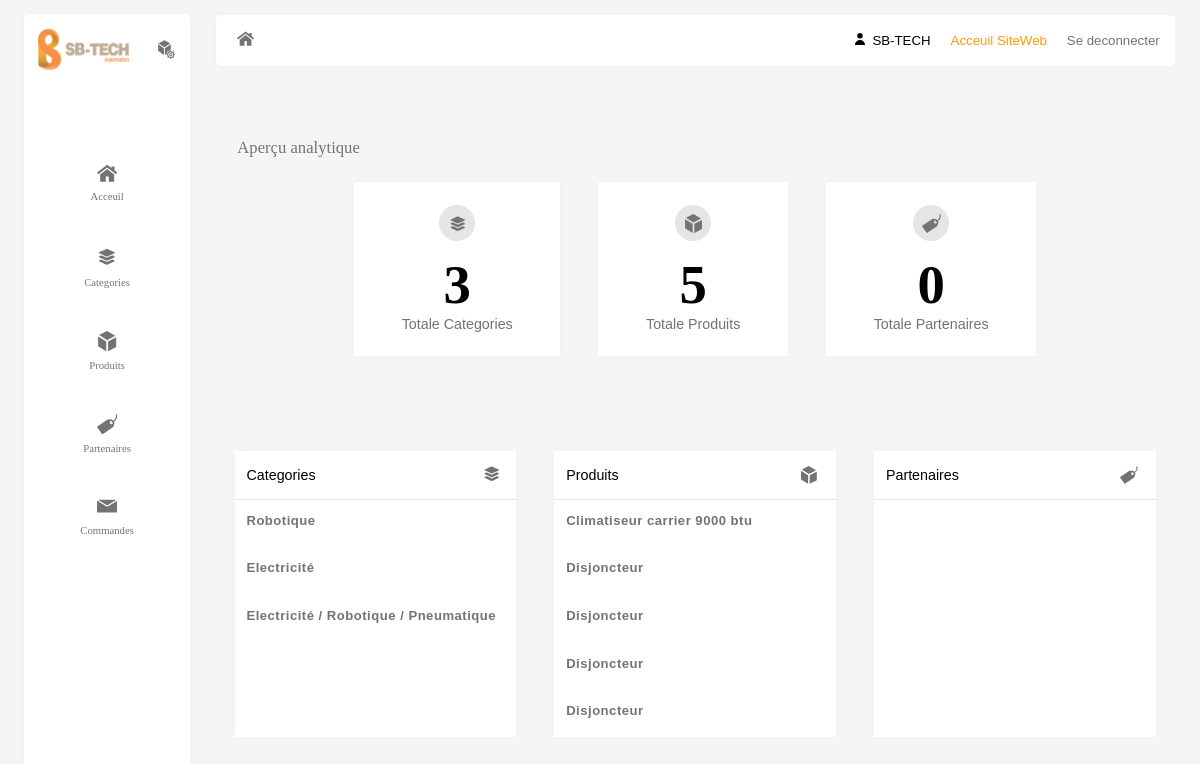
Page /admin/accueil.php?admin=SB-Tech (signed in) on the earlier database version.
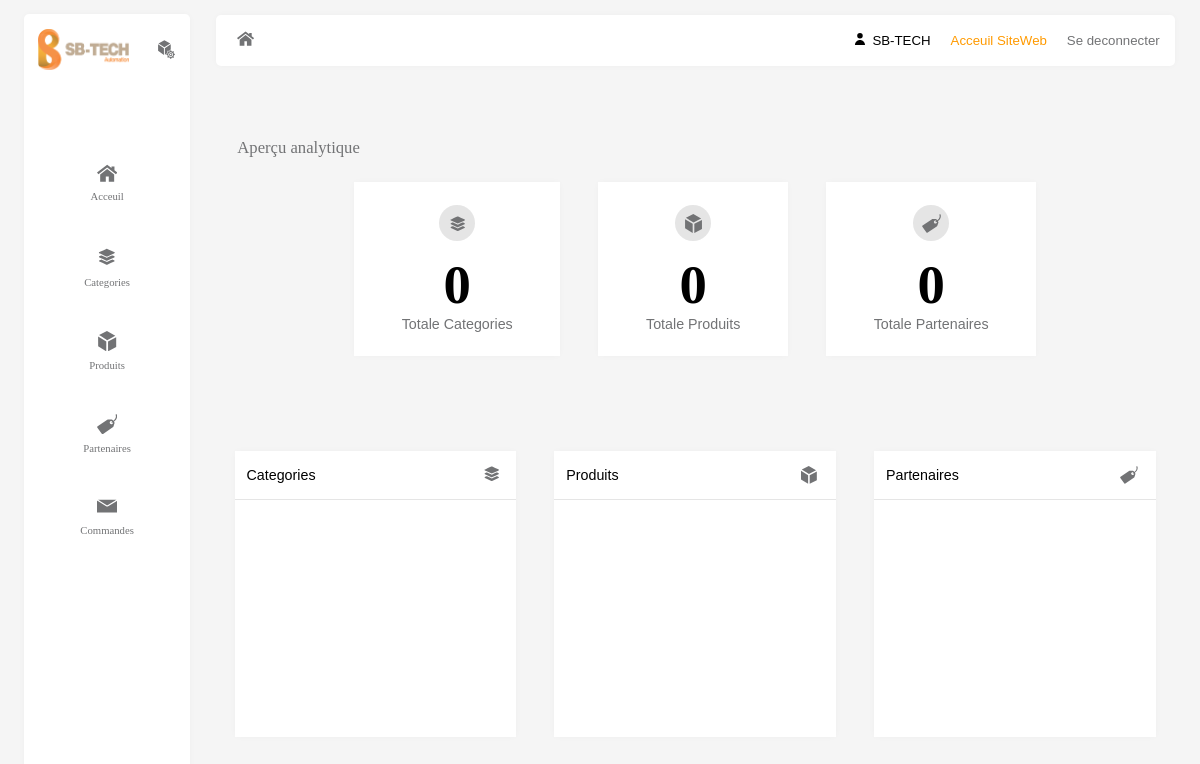
Same page on the later database version.
### tables this page shows
CREATE TABLE `categorie` (
  `id_cat` int(5) NOT NULL,
  `nom_cat` text NOT NULL,
  `image` varchar(500) NOT NULL
);

CREATE TABLE `product` (
  `id_prd` int(5) NOT NULL,
  `nom_prd` text NOT NULL,
  `categorie` text NOT NULL,
  `details` text NOT NULL,
  `brand` varchar(100) NOT NULL,
  `image1` varchar(100) NOT NULL,
  `image2` varchar(100) NOT NULL,
  `image3` varchar(100) NOT NULL,
  `image4` varchar(100) NOT NULL
);

### admin/accueil.php (the view, shortened to what this page needs)
<?php
$admin=$_SESSION['nom'];
include('../db.php');
if (!empty($admin)) {
    $queryC=$conn->prepare("SELECT * FROM `categorie`;");
$queryC->execute();
$resultsC=$queryC->fetchAll();
$query1C=$conn->prepare("SELECT COUNT(id_cat) FROM categorie;");
$query1C->execute();
$resC=$query1C->fetchAll();
$queryP=$conn->prepare("SELECT * FROM `product`;");
$queryP->execute();
$resultsP=$queryP->fetchAll();
$query1P=$conn->prepare("SELECT COUNT(id_prd) FROM product;");
$query1P->execute();
$resP=$query1P->fetchAll();
$query1Pr=$conn->prepare("SELECT COUNT(id_part) FROM `partner`;");
$query1Pr->execute();
$resPr=$query1Pr->fetchAll();
}else {
    header('location:../page-login.php');
}
?>
<!DOCTYPE html>
<html lang="en">
<head>
    <link rel="stylesheet" href="https://stackpath.bootstrapcdn.com/font-awesome/4.7.0/css/font-awesome.min.css">
    <link rel="stylesheet" href="css/accueil.css">
    <link rel="stylesheet" href="css/nav.css">
    <link rel="stylesheet" href="css/header.css">
</head>
<body>
    <nav>
        <header>
            <div class="logo">
                <img src="../assets/svg/logo2.png" alt="">
            </div>
            <div class="ico">
            </div>
        </header>
        <div class="navs">
            <div class="nav-link">
                <a href="accueil.php">
                    <span>
                        Acceuil
                    </span>
                </a>
            </div>
            <div class="nav-link <%= Categories %>">
                <a href="categories.php">
                    <span>
                        Categories
                    </span>
                </a>
            </div>
            <div class="nav-link <%= produits %>">
                <a href="produit.php">
                    <span>
                        Produits
                    </span>
                </a>
            </div>
            <div class="nav-link <%= Partenaires %>">
                <a href="partenaire.php">
                    <span>Partenaires</span>
                </a>
            </div>
            <div class="nav-link ">
                <a id="com" href="commande.php">
                    <span>commandes</span>
                </a>
            </div>
        </div>
    </nav>
    <main>
        <header>
            <div class="iconMain">  </div>
            <div class="navs-ng">
                <ul>
                    <li>
                        <div class="icon">  </div> SB-TECH
                    </li>
                    <li class="backend"> <a href="../index.php">Acceuil SiteWeb</a> </li>
                    <li> <a href="disconn.php">Se deconnecter</a> </li>
                </ul>
            </div>
        </header>
        <section id="dashboard">
            <div class="title">Aperçu analytique</div>
            <div class="container-dashboard">
                <div class="card-ov">
                    <div class="icon">
                    </div>
                    <div class="number">
                    <?php echo $resC[0]['COUNT(id_cat)'];?>
                    </div>
                    <div class="total">Totale Categories</div>
                </div>
                <div class="card-ov">
                    <div class="icon">
                    </div>
                    <div class="number">
                    <?php echo $resP[0]['COUNT(id_prd)'];?>
                    </div>
                    <div class="total">Totale Produits</div>
                </div>
                <div class="card-ov">
                    <div class="icon">
                    </div>
                    <div class="number"><?php echo $resPr[0]['COUNT(id_part)'];?></div>
                    <div class="total">Totale Partenaires</div>
                </div>
            </div>
        </section>
        <section id="dahboard-description">
            <div class="container-description">
                <div class="card-desc-ui">
                    <div class="top-sec">
                        <div class="text">Categories</div>
                        <div class="icon"></div>
                    </div>
                    <ul>
                    <?php
                          if (sizeof($resultsC)>0) {
                            for ($i=0; $i <sizeof($resultsC) ; $i++) {
                              $cat=$resultsC[$i]['nom_cat'];
                              echo"<li>$cat</li>";
                            }
                          }?>
                    </ul>
                </div>
                <div class="card-desc-ui">
                    <div class="top-sec">
                        <div class="text">Produits</div>
                        <div class="icon">
                        </div>
                    </div>
                    <ul>
                    <?php
                          if (sizeof($resultsP)>0) {
                            for ($i=0; $i <sizeof($resultsP) ; $i++) {
                              $prd=$resultsP[$i]['nom_prd'];
                              echo"<li>$prd</li>";
                            }
                          }?>
                    </ul>
                </div>
                <div class="card-desc-ui">
                    <div class="top-sec">
                        <div class="text">Partenaires</div>
                        <div class="icon">  </div>
                    </div>
                    <ul>
                    </ul>
                </div>
            </div>
        </section>
    </main>
</body>
</html>

### admin/css/nav.css (style rules this page uses)
body { padding: 0; margin: 0; -webkit-box-sizing: border-box; box-sizing: border-box; height: 100%; width: 100%; background-color: #f5f5f5; font-size: calc(1em + 0.65vw); }
body nav { position: absolute; left: 0; height: calc(100% - 0.6em); width: calc(6em); background-color: #fff; overflow: hidden auto; display: -webkit-box; display: -ms-flexbox; display: flex; -webkit-box-orient: vertical; -webkit-box-direction: normal; -ms-flex-direction: column; flex-direction: column; -webkit-box-align: center; -ms-flex-align: center; align-items: center; padding: 0 0.5em; margin: 0.6em 1em 0 1em; -webkit-box-shadow: 0 0 8px -2px rgba(0, 0, 0, 0.05); box-shadow: 0 0 8px -2px rgba(0, 0, 0, 0.05); border-top-left-radius: 5px; border-top-right-radius: 5px; }
body nav header { position: relative; width: 100%; display: -webkit-box; display: -ms-flexbox; display: flex; -webkit-box-align: center; -ms-flex-align: center; align-items: center; -webkit-box-pack: justify; -ms-flex-pack: justify; justify-content: space-between; margin-top: 0.6em; }
body nav header div.logo { width: 6rem; display: -webkit-box; display: -ms-flexbox; display: flex; -webkit-box-pack: center; -ms-flex-pack: center; justify-content: center; -webkit-box-align: center; -ms-flex-align: center; align-items: center; }
body nav header div.logo img { width: 95%; fill: #7a939e; }
body nav header div.ico { width: 1em; height: 1em; display: -webkit-box; display: -ms-flexbox; display: flex; -webkit-box-pack: center; -ms-flex-pack: center; justify-content: center; -webkit-box-align: center; -ms-flex-align: center; align-items: center; }
body nav header div.ico svg { width: 0.8em; height: 0.8em; fill: #727375; }
body nav div.navs { position: relative; margin-top: 3em; width: 80%; display: -webkit-box; display: -ms-flexbox; display: flex; -webkit-box-orient: vertical; -webkit-box-direction: normal; -ms-flex-direction: column; flex-direction: column; -webkit-box-align: center; -ms-flex-align: center; align-items: center; }
body nav div.navs .nav-link { position: relative; display: -webkit-box; display: -ms-flexbox; display: flex; -webkit-box-orient: vertical; -webkit-box-direction: normal; -ms-flex-direction: column; flex-direction: column; -webkit-box-pack: center; -ms-flex-pack: center; justify-content: center; -webkit-box-align: center; -ms-flex-align: center; align-items: center; background-color: #fff; -webkit-box-shadow: 0; box-shadow: 0; padding: 0.5em; border-radius: 0.3em; margin: 0.5em 0; width: 42%; -webkit-transition: 0.4s background-color, 0.4s -webkit-box-shadow; transition: 0.4s background-color, 0.4s -webkit-box-shadow; transition: 0.4s background-color, 0.4s box-shadow; transition: 0.4s background-color, 0.4s box-shadow, 0.4s -webkit-box-shadow; font-size: 0.9em; }
body nav div.navs .nav-link a { position: relative; display: -webkit-box; display: -ms-flexbox; display: flex; -webkit-box-orient: vertical; -webkit-box-direction: normal; -ms-flex-direction: column; flex-direction: column; -webkit-box-pack: center; -ms-flex-pack: center; justify-content: center; -webkit-box-align: center; -ms-flex-align: center; align-items: center; text-decoration: none; font-size: 0.5em; color: inherit; font-family: Falling; }
body nav div.navs .nav-link a svg { height: 1.9em; width: 1.9em; fill: #727375; }
body nav div.navs .nav-link a svg.s19 { width: 2.2em; height: 2.2em; }
body nav div.navs .nav-link a span { margin-top: 0.7em; color: #727375; text-transform: capitalize; }

Differences in the rows shown:
removed categorie: nom_cat "Robotique"
removed categorie: nom_cat "Electricité"
removed categorie: nom_cat "Electricité / Robotique / Pneumatique"
removed product: nom_prd "Climatiseur carrier 9000 btu"
removed product: nom_prd "Disjoncteur"
removed product: nom_prd "Disjoncteur"
removed product: nom_prd "Disjoncteur"
removed product: nom_prd "Disjoncteur"
Other differences:
$resC[0]['COUNT(id_cat)']: "3" → "0"
$resP[0]['COUNT(id_prd)']: "5" → "0"
